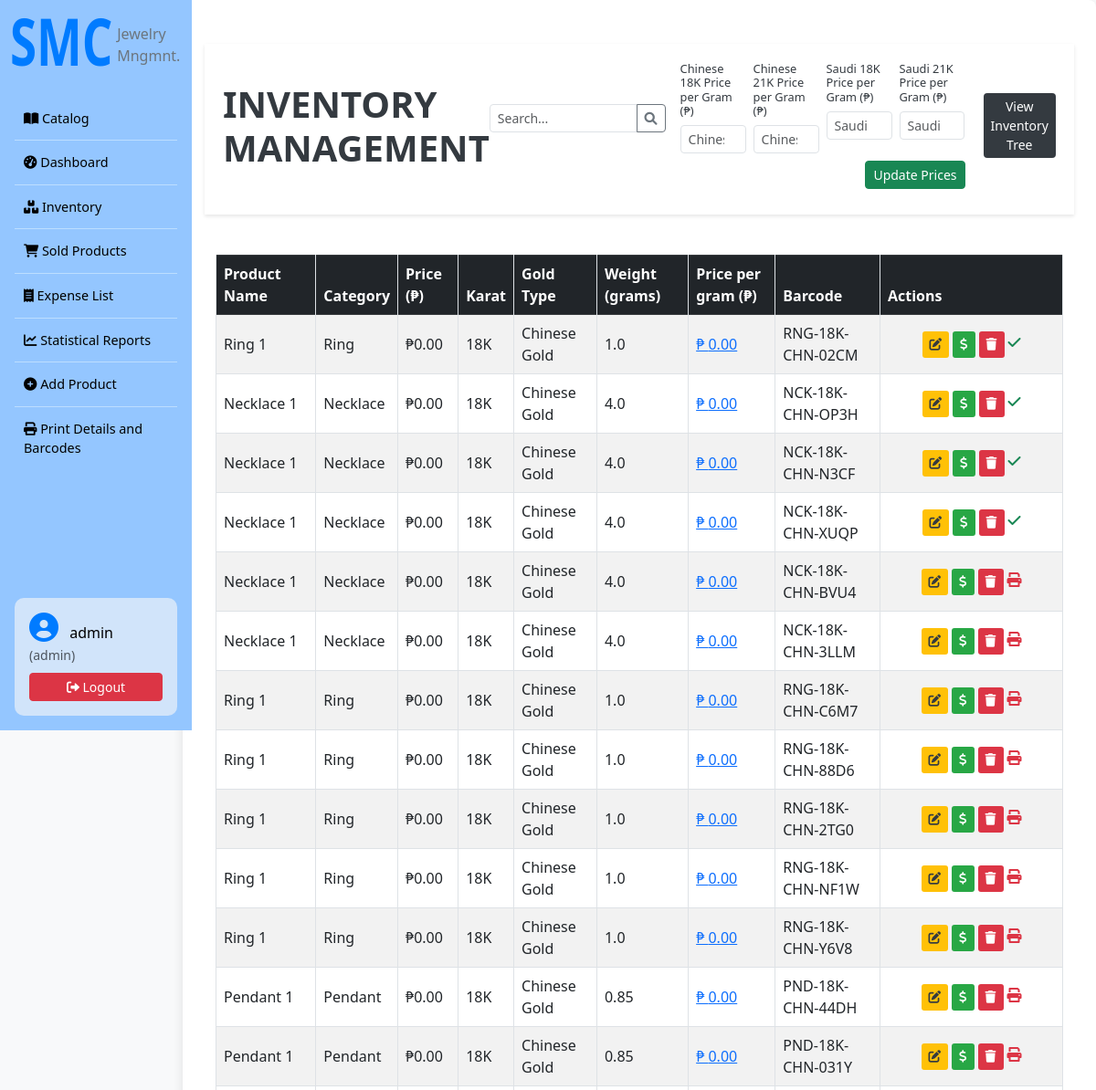
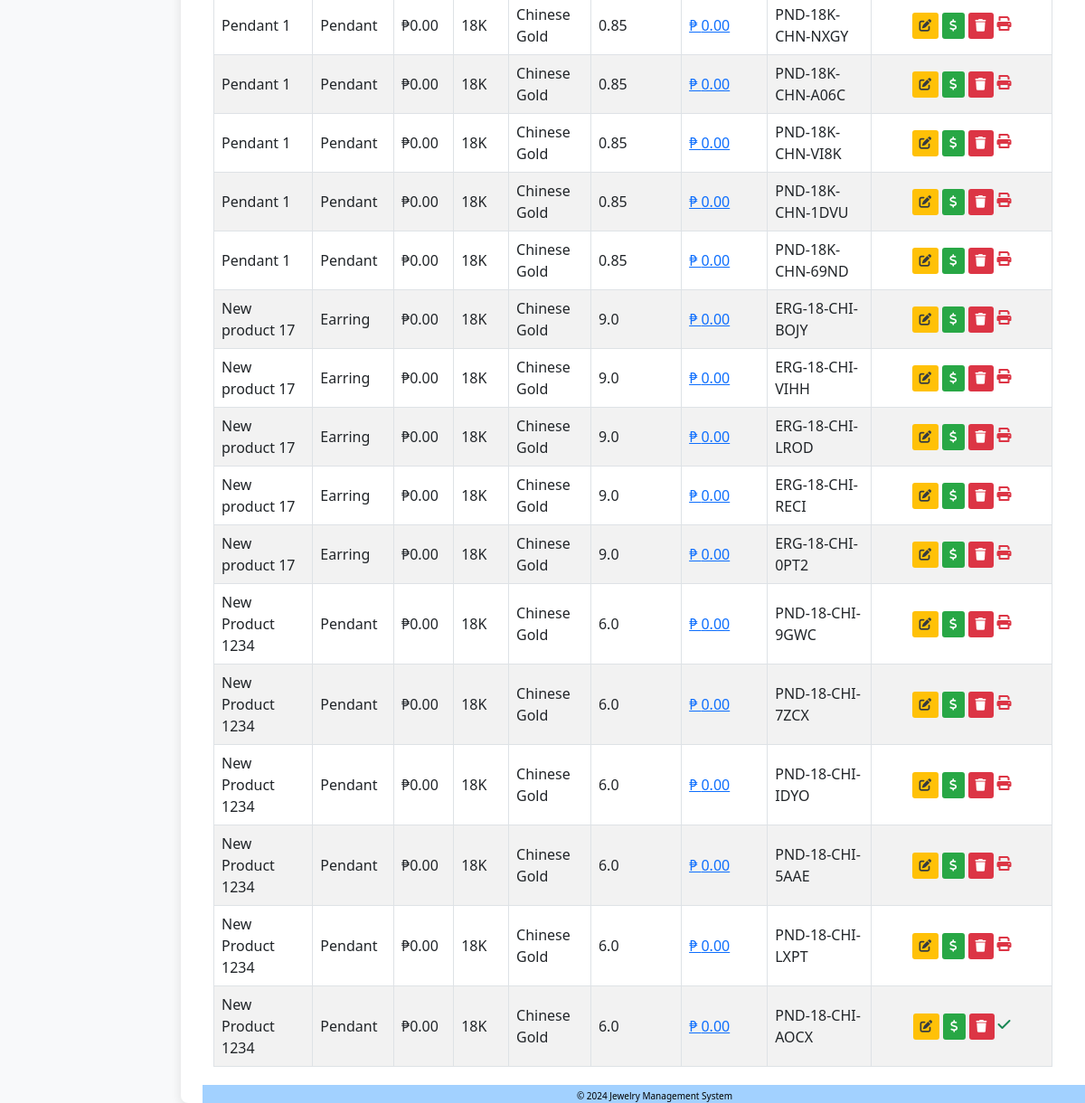
Page /inventory (signed in) on the committed database (2 pictures, top to bottom).
### models/database.py (models this page shows, shortened)
class User(db.Model, UserMixin):
    __tablename__ = 'user'
    id = db.Column(db.Integer, primary_key=True)
    username = db.Column(db.String(80), unique=True, nullable=False)
    password = db.Column(db.String(200), nullable=False)  # Store hashed passwords
    role = db.Column(db.String(20), nullable=False)  # Can be 'admin', 'staff', or 'guest'

class BaseProduct(db.Model):
    __abstract__ = True  # This ensures the class is not created as a separate table
    id = db.Column(db.Integer, primary_key=True)  # Add a primary key here
    product_name = db.Column(db.String(100), nullable=False)
    category = db.Column(db.String(50), nullable=False)
    weight = db.Column(db.Float, nullable=False)
    karat = db.Column(db.String(20), nullable=False)
    gold_type = db.Column(db.String(50), nullable=False)
    size = db.Column(db.String(20), nullable=True, default='N/A')
    barcode = db.Column(db.String(50), unique=True, nullable=False)

class Inventory(BaseProduct):
    __tablename__ = 'inventory'
    quantity = db.Column(db.Integer, nullable=False)
    price_per_unit = db.Column(db.Float, nullable=False)
    price_per_gram = db.Column(db.Float, nullable=True)
    image_url = db.Column(db.String(200))  # URL for product image
    printed = db.Column(db.Boolean, default=False)  # New column to track if printed

### app.py (the view)
@app.route('/inventory', methods=['GET'])
@login_required
def inventory():
    gold_prices_form = GoldPricesForm()
    page = request.args.get('page', 1, type=int)
    per_page = 1000  # Number of items per page for the main table
    tree_page = request.args.get('tree_page', 1, type=int)
    tree_per_page = 10  # Number of categories per page in the tree
    query = Inventory.query
    paginated_items = query.paginate(page=page, per_page=per_page, error_out=False)
    inventory_tree = {}
    for item in paginated_items.items:
        category = item.category
        karat = item.karat
        gold_type = item.gold_type
        if category not in inventory_tree:
            inventory_tree[category] = {'karat': {}, 'count': 0}
        if karat not in inventory_tree[category]['karat']:
            inventory_tree[category]['karat'][karat] = {'gold_type': {}, 'count': 0}
        if gold_type not in inventory_tree[category]['karat'][karat]['gold_type']:
            inventory_tree[category]['karat'][karat]['gold_type'][gold_type] = {'items': [], 'count': 0}
        inventory_tree[category]['karat'][karat]['gold_type'][gold_type]['items'].append(item)
        inventory_tree[category]['count'] += item.quantity
        inventory_tree[category]['karat'][karat]['count'] += item.quantity
        inventory_tree[category]['karat'][karat]['gold_type'][gold_type]['count'] += item.quantity
    total_tree_items = len(inventory_tree)
    total_tree_pages = ceil(total_tree_items / tree_per_page)
    paginated_tree_items = list(inventory_tree.items())[(tree_page - 1) * tree_per_page:tree_page * tree_per_page]
    gold_prices = session.get('gold_prices', {
        'chinese_18k': 0,
        'chinese_21k': 0,
        'saudi_18k': 0,
        'saudi_21k': 0
    })
    return render_template(
        'inventory.html',
        items=paginated_items.items,
        inventory_tree=dict(paginated_tree_items),
        total_pages=paginated_items.pages,
        current_page=page,
        previous_page=paginated_items.prev_num,
        next_page=paginated_items.next_num,
        total_tree_pages=total_tree_pages,
        current_tree_page=tree_page,
        previous_tree_page=tree_page - 1 if tree_page > 1 else None,
        next_tree_page=tree_page + 1 if tree_page < total_tree_pages else None,
        prices=gold_prices,
        form=gold_prices_form  # Pass the GoldPricesForm instance to the template
    )

### templates/inventory.html (shortened to what this page needs)
{% extends 'layout.html' %}
{% block header %}
<div class="container d-flex align-items-center justify-content-between" style="padding: 0; margin-top: 0;">
    <h1 class="fw-bold" style="font-size: 2.5rem; text-transform: uppercase; margin: 0;">
        Inventory Management
    </h1>
    <div class="d-flex align-items-center">
        <div class="input-group mb-3" style="max-width: 250px; margin-right: 1rem;">
            <input type="text" id="search-bar" class="form-control form-control-sm" placeholder="Search..." onkeyup="filterTable()">
            <button class="btn btn-outline-secondary btn-sm" type="button"><i class="fas fa-search"></i></button>
        </div>
        <form action="{{ url_for('update_gold_prices') }}" method="POST" class="row g-2" style="font-size: 0.8rem; margin-right: 1rem;">
            <div class="col-md-3">
                {{ form.chinese_18k.label(class="form-label") }}
                {{ form.chinese_18k(class="form-control form-control-sm", placeholder="Chinese 18K Price") }}
            </div>
            <div class="col-md-3">
                {{ form.chinese_21k.label(class="form-label") }}
                {{ form.chinese_21k(class="form-control form-control-sm", placeholder="Chinese 21K Price") }}
            </div>
            <div class="col-md-3">
                {{ form.saudi_18k.label(class="form-label") }}
                {{ form.saudi_18k(class="form-control form-control-sm", placeholder="Saudi 18K Price") }}
            </div>
            <div class="col-md-3">
                {{ form.saudi_21k.label(class="form-label") }}
                {{ form.saudi_21k(class="form-control form-control-sm", placeholder="Saudi 21K Price") }}
            </div>
            <div class="col-12 text-end mt-2">
                {{ form.submit(class="btn btn-success btn-sm") }}
            </div>
        </form>
        <button type="button" class="btn btn-primary btn-sm" id="inventoryTreeBtn">
            View Inventory Tree
        </button>
    </div>
</div>
{% endblock %}
{% block content %}
<div class="container mt-4">
    <div class="table-responsive">
        <table class="table table-bordered table-striped align-middle">
            <thead class="table-dark">
                <tr>
                    <th>Product Name</th>
                    <th>Category</th>
                    <th>Price (₱)</th>
                    <th>Karat</th>
                    <th>Gold Type</th>
                    <th>Weight (grams)</th>
                    <th>Price per gram (₱)</th>
                    <th>Barcode</th>
                    <th style="width: 200px;">Actions</th>
                </tr>
            </thead>
            <tbody>
                {% for item in items %}
                <tr>
                    <td>{{ item.product_name }}</td>
                    <td>{{ item.category }}</td>
                    <td>
                        {% if item.karat == '18K' and item.gold_type == 'Chinese Gold' %}
                            ₱{{ "%.2f"|format(prices.chinese_18k * item.weight) }}
                        {% elif item.karat == '21K' and item.gold_type == 'Chinese Gold' %}
                            ₱{{ "%.2f"|format(prices.chinese_21k * item.weight) }}
                        {% elif item.karat == '18K' and item.gold_type == 'Saudi Gold' %}
                            ₱{{ "%.2f"|format(prices.saudi_18k * item.weight) }}
                        {% elif item.karat == '21K' and item.gold_type == 'Saudi Gold' %}
                            ₱{{ "%.2f"|format(prices.saudi_21k * item.weight) }}
                        {% else %}
                            ₱{{ "%.2f"|format(item.price_per_unit) }}
                        {% endif %}
                    </td>
                    <td>{{ item.karat }}</td>
                    <td>{{ item.gold_type }}</td>
                    <td>{{ item.weight }}</td>
                    <td>
                        <a href="#" data-bs-toggle="modal" data-bs-target="#editPriceModal"
                           data-id="{{ item.id }}"
                           data-price="{% if item.karat == '18K' and item.gold_type == 'Chinese Gold' %} {{ prices.chinese_18k }} {% elif item.karat == '21K' and item.gold_type == 'Chinese Gold' %} {{ prices.chinese_21k }} {% elif item.karat == '18K' and item.gold_type == 'Saudi Gold' %} {{ prices.saudi_18k }} {% elif item.karat == '21K' and item.gold_type == 'Saudi Gold' %} {{ prices.saudi_21k }} {% else %} {{ "%.2f"|format(item.price_per_unit) }} {% endif %}"
                           class="price-link">
                            ₱{% if item.karat == '18K' and item.gold_type == 'Chinese Gold' %} {{ "%.2f"|format(prices.chinese_18k) }} {% elif item.karat == '21K' and item.gold_type == 'Chinese Gold' %} {{ "%.2f"|format(prices.chinese_21k) }} {% elif item.karat == '18K' and item.gold_type == 'Saudi Gold' %} {{ "%.2f"|format(prices.saudi_18k) }} {% elif item.karat == '21K' and item.gold_type == 'Saudi Gold' %} {{ "%.2f"|format(prices.saudi_21k) }} {% else %} {{ "%.2f"|format(item.price_per_unit) }} {% endif %}
                        </a>
                    </td>
                    <td>{{ item.barcode }}</td>
                    <td>
                        <div class="actions">
                            <a href="{{ url_for('edit_product', product_id=item.id) }}" class="btn btn-warning btn-sm" data-bs-toggle="tooltip" title="Edit Product">
                                <i class="fas fa-edit"></i>
                            </a>
                            <form action="{{ url_for('mark_as_sold', product_id=item.id) }}" method="POST" style="display:inline;" data-bs-toggle="tooltip" title="Mark as Sold" onsubmit="return confirm('Are you sure you want to mark this product as sold?');">
                                <button type="submit" class="btn btn-success btn-sm">
                                    <i class="fas fa-dollar-sign"></i>
                                </button>
                            </form>
                            <form action="{{ url_for('remove_product', product_id=item.id) }}" method="POST" style="display:inline;" data-bs-toggle="tooltip" title="Remove Product" onsubmit="return confirm('Are you sure you want to remove this product?');">
                                <button type="submit" class="btn btn-danger btn-sm">
                                    <i class="fas fa-trash"></i>
                                </button>
                            </form>
                            {% if not item.printed %}
                                <span class="text-danger" title="Needs Printing">
                                    <i class="fas fa-print"></i>
                                </span>
                            {% else %}
                                <span class="text-success" title="Printed">
                                    <i class="fas fa-check"></i>
                                </span>
                            {% endif %}
                        </div>
                    </td>
                </tr>
                {% endfor %}
            </tbody>
        </table>
    </div>
</div>
{% endblock %}

### templates/layout.html (shortened to what this page needs)
<!DOCTYPE html>
<html lang="en">
<head>
    <link href="https://cdnjs.cloudflare.com/ajax/libs/bootstrap/5.3.0/css/bootstrap.min.css" rel="stylesheet">
    <link href="https://cdnjs.cloudflare.com/ajax/libs/font-awesome/6.0.0-beta3/css/all.min.css" rel="stylesheet">
    <link rel="stylesheet" href="{{ url_for('static', filename='css/style.css') }}">
</head>
<body>
    <div class="container-fluid">
        <div class="row">
            <nav class="col-md-2 sidebar vh-100 d-flex flex-column p-3" style="background-color: hsl(212, 100%, 79%); color: #007bff;">
                <div class="d-flex align-items-center">
                    <h1 class="fw-bold smc-large">SMC</h1>
                    <span class="text-secondary" style="font-size: 1rem; margin-left: 1.9px;">Jewelry Mngmnt.</span>
                </div>
                <ul class="nav flex-column mt-4 flex-grow-1">
                        {% if not current_user.is_authenticated %}
                        <li class="nav-item">
                            <a class="nav-link text-black" href="{{ url_for('catalog') }}">
                                <i class="fas fa-book-open"></i> Catalog
                            </a>
                        </li>
                        {% else %}
                        <li class="nav-item">
                            <a class="nav-link text-black" href="{{ url_for('catalog') }}">
                                <i class="fas fa-book-open"></i> Catalog
                            </a>
                        </li>
                        <li class="nav-item">
                            <a class="nav-link text-black" href="{{ url_for('dashboard') }}">
                                <i class="fas fa-tachometer-alt"></i> Dashboard
                            </a>
                        </li>
                        <li class="nav-item">
                            <a class="nav-link text-black" href="{{ url_for('inventory') }}">
                                <i class="fas fa-boxes"></i> Inventory
                            </a>
                        </li>
                        <li class="nav-item">
                            <a class="nav-link text-black" href="{{ url_for('sold_product') }}">
                                <i class="fas fa-shopping-cart"></i> Sold Products
                            </a>
                        </li>
                        {% if current_user.role == 'admin' %}
                        <li class="nav-item">
                            <a class="nav-link text-black" href="{{ url_for('expenses') }}">
                                <i class="fas fa-receipt"></i> Expense List
                            </a>
                        </li>
                        {% endif %}
                        <li class="nav-item">
                            <a class="nav-link text-black" href="{{ url_for('reports_dashboard') }}">
                                <i class="fas fa-chart-line"></i> Statistical Reports
                            </a>
                        </li>
                        <li class="nav-item">
                            <a class="nav-link text-black" href="{{ url_for('add_product') }}">
                                <i class="fas fa-plus-circle"></i> Add Product
                            </a>
                        </li>
                        <li class="nav-item">
                            <a class="nav-link text-black" href="{{ url_for('products') }}">
                                <i class="fas fa-print"></i> Print Details and Barcodes
                            </a>
                        </li>
                    {% endif %}
                </ul>
                <div class="user-info p-3" style="background-color: hsl(212, 80%, 90%); border-radius: 10px;">
                    <i class="fas fa-user-circle fa-2x"></i>
                    {% if current_user.is_authenticated %}
                        <span class="text-black ms-2">{{ current_user.username }}</span>
                        <span class="text-muted small">({{ current_user.role }})</span>
                        <a href="{{ url_for('logout') }}" class="btn btn-sm btn-danger d-block mt-2" style="width: 100%;">
                            <i class="fas fa-sign-out-alt"></i> Logout
                        </a>
                    {% else %}
                        <span class="text-black ms-2">Guest</span>
                        <a href="{{ url_for('login') }}" class="btn btn-sm btn-primary d-block mt-2" style="width: 100%;">
                            <i class="fas fa-sign-in-alt"></i> Login
                        </a>
                    {% endif %}
                </div>
            </nav>
            <div class="col-md-10 main-content p-4">
                <header class="mb-4">
                    <h1>{% block header %}Dashboard{% endblock %}</h1>
                </header>
                <main>
                    {% block content %}{% endblock %}
                </main>
                <footer class="custom-footer">
                    <p>&copy; 2024 Jewelry Management System</p>
                </footer>
            </div>
        </div>
    </div>
</body>
</html>

### rows in the picture
User: username "admin", role "admin"
Inventory: product_name "Ring 1", category "Ring", prices.chinese_18k*item.weight "0.00", karat "18K", gold_type "Chinese Gold", weight "1.0", chinese_18k "0.00", barcode "RNG-18K-CHN-02CM", printed True (drawn)
Inventory: product_name "Necklace 1", category "Necklace", prices.chinese_18k*item.weight "0.00", karat "18K", gold_type "Chinese Gold", weight "4.0", chinese_18k "0.00", barcode "NCK-18K-CHN-OP3H", printed True (drawn)
Inventory: product_name "Necklace 1", category "Necklace", prices.chinese_18k*item.weight "0.00", karat "18K", gold_type "Chinese Gold", weight "4.0", chinese_18k "0.00", barcode "NCK-18K-CHN-N3CF", printed True (drawn)
Inventory: product_name "Necklace 1", category "Necklace", prices.chinese_18k*item.weight "0.00", karat "18K", gold_type "Chinese Gold", weight "4.0", chinese_18k "0.00", barcode "NCK-18K-CHN-XUQP", printed True (drawn)
Inventory: product_name "Necklace 1", category "Necklace", prices.chinese_18k*item.weight "0.00", karat "18K", gold_type "Chinese Gold", weight "4.0", chinese_18k "0.00", barcode "NCK-18K-CHN-BVU4"
Inventory: product_name "Necklace 1", category "Necklace", prices.chinese_18k*item.weight "0.00", karat "18K", gold_type "Chinese Gold", weight "4.0", chinese_18k "0.00", barcode "NCK-18K-CHN-3LLM"
Inventory: product_name "Ring 1", category "Ring", prices.chinese_18k*item.weight "0.00", karat "18K", gold_type "Chinese Gold", weight "1.0", chinese_18k "0.00", barcode "RNG-18K-CHN-C6M7"
Inventory: product_name "Ring 1", category "Ring", prices.chinese_18k*item.weight "0.00", karat "18K", gold_type "Chinese Gold", weight "1.0", chinese_18k "0.00", barcode "RNG-18K-CHN-88D6"
Inventory: product_name "Ring 1", category "Ring", prices.chinese_18k*item.weight "0.00", karat "18K", gold_type "Chinese Gold", weight "1.0", chinese_18k "0.00", barcode "RNG-18K-CHN-2TG0"
Inventory: product_name "Ring 1", category "Ring", prices.chinese_18k*item.weight "0.00", karat "18K", gold_type "Chinese Gold", weight "1.0", chinese_18k "0.00", barcode "RNG-18K-CHN-NF1W"
Inventory: product_name "Ring 1", category "Ring", prices.chinese_18k*item.weight "0.00", karat "18K", gold_type "Chinese Gold", weight "1.0", chinese_18k "0.00", barcode "RNG-18K-CHN-Y6V8"
Inventory: product_name "Pendant 1", category "Pendant", prices.chinese_18k*item.weight "0.00", karat "18K", gold_type "Chinese Gold", weight "0.85", chinese_18k "0.00", barcode "PND-18K-CHN-44DH"
Inventory: product_name "Pendant 1", category "Pendant", prices.chinese_18k*item.weight "0.00", karat "18K", gold_type "Chinese Gold", weight "0.85", chinese_18k "0.00", barcode "PND-18K-CHN-031Y"
Inventory: product_name "Pendant 1", category "Pendant", prices.chinese_18k*item.weight "0.00", karat "18K", gold_type "Chinese Gold", weight "0.85", chinese_18k "0.00", barcode "PND-18K-CHN-NXGY"
Inventory: product_name "Pendant 1", category "Pendant", prices.chinese_18k*item.weight "0.00", karat "18K", gold_type "Chinese Gold", weight "0.85", chinese_18k "0.00", barcode "PND-18K-CHN-A06C"
Inventory: product_name "Pendant 1", category "Pendant", prices.chinese_18k*item.weight "0.00", karat "18K", gold_type "Chinese Gold", weight "0.85", chinese_18k "0.00", barcode "PND-18K-CHN-VI8K"
Inventory: product_name "Pendant 1", category "Pendant", prices.chinese_18k*item.weight "0.00", karat "18K", gold_type "Chinese Gold", weight "0.85", chinese_18k "0.00", barcode "PND-18K-CHN-1DVU"
Inventory: product_name "Pendant 1", category "Pendant", prices.chinese_18k*item.weight "0.00", karat "18K", gold_type "Chinese Gold", weight "0.85", chinese_18k "0.00", barcode "PND-18K-CHN-69ND"
Inventory: product_name "New product 17", category "Earring", prices.chinese_18k*item.weight "0.00", karat "18K", gold_type "Chinese Gold", weight "9.0", chinese_18k "0.00", barcode "ERG-18-CHI-BOJY", printed False (drawn)
Inventory: product_name "New product 17", category "Earring", prices.chinese_18k*item.weight "0.00", karat "18K", gold_type "Chinese Gold", weight "9.0", chinese_18k "0.00", barcode "ERG-18-CHI-VIHH", printed False (drawn)
Inventory: product_name "New product 17", category "Earring", prices.chinese_18k*item.weight "0.00", karat "18K", gold_type "Chinese Gold", weight "9.0", chinese_18k "0.00", barcode "ERG-18-CHI-LROD", printed False (drawn)
Inventory: product_name "New product 17", category "Earring", prices.chinese_18k*item.weight "0.00", karat "18K", gold_type "Chinese Gold", weight "9.0", chinese_18k "0.00", barcode "ERG-18-CHI-RECI", printed False (drawn)
Inventory: product_name "New product 17", category "Earring", prices.chinese_18k*item.weight "0.00", karat "18K", gold_type "Chinese Gold", weight "9.0", chinese_18k "0.00", barcode "ERG-18-CHI-0PT2", printed False (drawn)
Inventory: product_name "New Product 1234", category "Pendant", prices.chinese_18k*item.weight "0.00", karat "18K", gold_type "Chinese Gold", weight "6.0", chinese_18k "0.00", barcode "PND-18-CHI-9GWC"
Inventory: product_name "New Product 1234", category "Pendant", prices.chinese_18k*item.weight "0.00", karat "18K", gold_type "Chinese Gold", weight "6.0", chinese_18k "0.00", barcode "PND-18-CHI-7ZCX"
Inventory: product_name "New Product 1234", category "Pendant", prices.chinese_18k*item.weight "0.00", karat "18K", gold_type "Chinese Gold", weight "6.0", chinese_18k "0.00", barcode "PND-18-CHI-IDYO"
Inventory: product_name "New Product 1234", category "Pendant", prices.chinese_18k*item.weight "0.00", karat "18K", gold_type "Chinese Gold", weight "6.0", chinese_18k "0.00", barcode "PND-18-CHI-5AAE"
Inventory: product_name "New Product 1234", category "Pendant", prices.chinese_18k*item.weight "0.00", karat "18K", gold_type "Chinese Gold", weight "6.0", chinese_18k "0.00", barcode "PND-18-CHI-LXPT"
Inventory: product_name "New Product 1234", category "Pendant", prices.chinese_18k*item.weight "0.00", karat "18K", gold_type "Chinese Gold", weight "6.0", chinese_18k "0.00", barcode "PND-18-CHI-AOCX", printed True (drawn)
